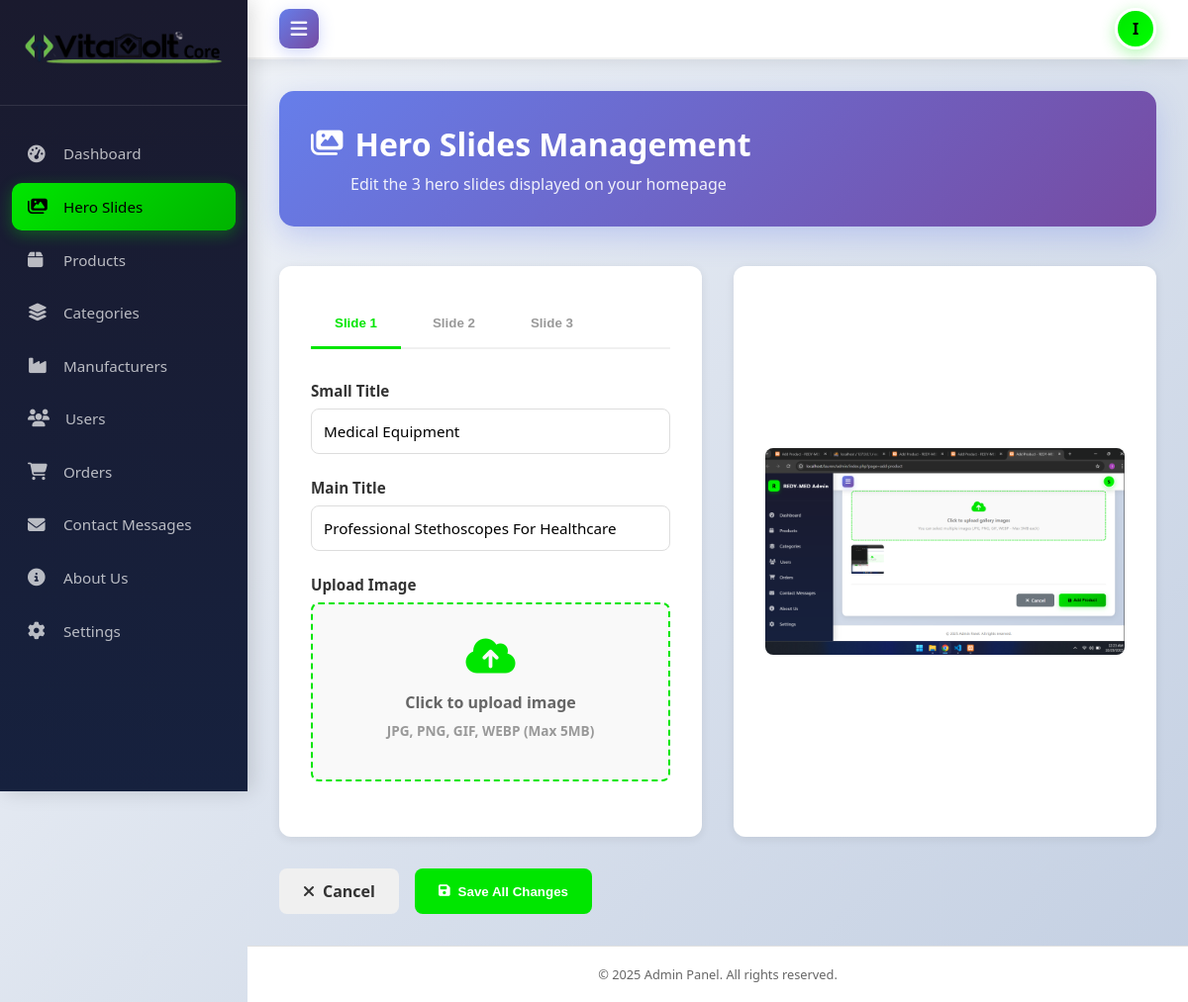
The page /admin/index.php?page=hero-slides (signed in) on the database its author committed.
### tables this page shows
CREATE TABLE `hero_slides` (
  `slide_id` int(11) NOT NULL,
  `slide_order` int(11) NOT NULL DEFAULT 1,
  `small_title` varchar(100) NOT NULL,
  `main_title` varchar(255) NOT NULL,
  `image_path` varchar(500) NOT NULL,
  `is_active` tinyint(1) DEFAULT 1,
  `created_at` timestamp NOT NULL DEFAULT current_timestamp(),
  `updated_at` timestamp NOT NULL DEFAULT current_timestamp() ON UPDATE current_timestamp()
);

### admin/pages/hero-slides.php (the view, shortened to what this page needs)
<?php
$slides_sql = "SELECT * FROM hero_slides WHERE is_active = 1 ORDER BY slide_order ASC LIMIT 3";
$slides_result = $conn->query($slides_sql);
$slides = [];
while ($row = $slides_result->fetch_assoc()) {
    $slides[] = $row;
}
?>
<!DOCTYPE html>
<html lang="en">
<head>
    <link rel="stylesheet" href="https://cdnjs.cloudflare.com/ajax/libs/font-awesome/6.4.0/css/all.min.css">
    <link rel="stylesheet" href="css/index.css">
    <link rel="stylesheet" href="css/sidebar.css">
</head>
<body>
    <?php include 'include/sidebar.php'; ?>
    <main class="main-content" id="mainContent">
        <div class="content-header">
            <h1><i class="fas fa-images"></i> Hero Slides Management</h1>
            <p>Edit the 3 hero slides displayed on your homepage</p>
        </div>
<form method="POST" enctype="multipart/form-data">
    <div class="hero-slides-wrapper">
        <div class="slides-editor">
            <div class="slides-tabs">
                <?php foreach ($slides as $index => $slide): ?>
                    <button type="button" class="slide-tab <?php echo $index === 0 ? 'active' : ''; ?>" onclick="switchSlide(<?php echo $index; ?>)">
                        Slide <?php echo $index + 1; ?>
                    </button>
                <?php endforeach; ?>
            </div>
            <?php foreach ($slides as $index => $slide): ?>
                <div class="slide-content <?php echo $index === 0 ? 'active' : ''; ?>" id="slide-<?php echo $index; ?>">
                    <div class="form-group">
                        <label for="slide_<?php echo $index; ?>_small_title">Small Title</label>
                        <input
                            type="text"
                            id="slide_<?php echo $index; ?>_small_title"
                            name="slide_<?php echo $index + 1; ?>_small_title"
                            value="<?php echo htmlspecialchars($slide['small_title']); ?>"
                            placeholder="e.g., Medical Equipment"
                            onchange="updatePreview(<?php echo $index; ?>)"
                        >
                    </div>
                    <div class="form-group">
                        <label for="slide_<?php echo $index; ?>_main_title">Main Title</label>
                        <input
                            type="text"
                            id="slide_<?php echo $index; ?>_main_title"
                            name="slide_<?php echo $index + 1; ?>_main_title"
                            value="<?php echo htmlspecialchars($slide['main_title']); ?>"
                            placeholder="e.g., Professional Stethoscopes For Healthcare"
                            onchange="updatePreview(<?php echo $index; ?>)"
                        >
                    </div>
                    <div class="form-group">
                        <label for="slide_<?php echo $index; ?>_image">Upload Image</label>
                        <div class="file-upload-area" onclick="document.getElementById('slide_<?php echo $index; ?>_image').click()">
                            <i class="fas fa-cloud-upload-alt"></i>
                            <p>Click to upload image</p>
                            <p class="help-text">JPG, PNG, GIF, WEBP (Max 5MB)</p>
                        </div>
                    </div>
                </div>
            <?php endforeach; ?>
        </div>
        <div class="preview-section">
            <div id="preview-container">
            </div>
        </div>
    </div>
    <div class="form-actions">
        <a href="index.php?page=products" class="btn btn-secondary">
            <i class="fas fa-times"></i> Cancel
        </a>
        <button type="submit" class="btn btn-primary">
            <i class="fas fa-save"></i> Save All Changes
        </button>
    </div>
</form>
    </main>
    <?php include 'include/footer.php'; ?>
</body>
</html>

### admin/css/index.css (style rules this page uses)
* { margin: 0; padding: 0; box-sizing: border-box; }
body { font-family: 'Segoe UI', Tahoma, Geneva, Verdana, sans-serif; background: linear-gradient(135deg, #f5f7fa 0%, #c3cfe2 100%); min-height: 100vh; }
.main-content { margin-left: 250px; margin-top: 60px; padding: 2rem; min-height: calc(100vh - 60px); transition: margin-left 0.3s ease; background: transparent; }
.content-header { margin-bottom: 2.5rem; background: linear-gradient(135deg, #667eea 0%, #764ba2 100%); padding: 2rem; border-radius: 15px; box-shadow: 0 10px 30px rgba(102, 126, 234, 0.3); color: white; }
.content-header h1 { color: #ffffff; font-size: 2rem; margin-bottom: 0.5rem; font-weight: 700; display: flex; align-items: center; gap: 0.75rem; }
.content-header h1 i { font-size: 1.8rem; }
.content-header p { color: rgba(255, 255, 255, 0.9); font-size: 1rem; margin-left: 2.5rem; }

### admin/css/sidebar.css (style rules this page uses)
* { margin: 0; padding: 0; box-sizing: border-box; }
body { font-family: 'Segoe UI', Tahoma, Geneva, Verdana, sans-serif; background: linear-gradient(135deg, #f5f7fa 0%, #c3cfe2 100%); overflow-x: hidden; }

### admin/pages/hero-slides.php (style rules this page uses)
.hero-slides-wrapper { display: grid; grid-template-columns: 1fr 1fr; gap: 2rem; margin-top: 2rem; }
.slides-editor { background: white; border-radius: 12px; padding: 2rem; box-shadow: 0 2px 10px rgba(0, 0, 0, 0.08); }
.slides-tabs { display: flex; gap: 0.5rem; margin-bottom: 2rem; border-bottom: 2px solid #f0f0f0; }
.slide-tab { padding: 1rem 1.5rem; background: none; border: none; cursor: pointer; font-weight: 600; color: #999; border-bottom: 3px solid transparent; transition: all 0.3s ease; position: relative; bottom: -2px; }
.slide-tab.active { color: #00e600; border-bottom-color: #00e600; }
.slide-content { display: none; }
.slide-content.active { display: block; animation: fadeIn 0.3s ease; }
.form-group { margin-bottom: 1.5rem; }
.form-group label { display: block; margin-bottom: 0.5rem; font-weight: 600; color: #333; font-size: 0.95rem; }
.form-group input, .form-group textarea { width: 100%; padding: 0.75rem; border: 1px solid #ddd; border-radius: 8px; font-family: inherit; font-size: 0.95rem; transition: all 0.3s ease; }
.file-upload-area { border: 2px dashed #00e600; border-radius: 8px; padding: 2rem; text-align: center; cursor: pointer; transition: all 0.3s ease; background: #f9f9f9; }
.file-upload-area i { font-size: 2.5rem; color: #00e600; margin-bottom: 1rem; display: block; }
.file-upload-area p { margin: 0.5rem 0; color: #666; font-weight: 600; }
.file-upload-area .help-text { font-size: 0.85rem; color: #999; }
.preview-section { background: white; border-radius: 12px; padding: 2rem; box-shadow: 0 2px 10px rgba(0, 0, 0, 0.08); display: flex; flex-direction: column; align-items: center; justify-content: center; min-height: 500px; }
.form-actions { display: flex; gap: 1rem; margin-top: 2rem; }
.btn { padding: 0.75rem 1.5rem; border: none; border-radius: 8px; font-weight: 600; cursor: pointer; transition: all 0.3s ease; display: inline-flex; align-items: center; gap: 0.5rem; text-decoration: none; }
.btn-primary { background: #00e600; color: white; }
.btn-secondary { background: #f0f0f0; color: #333; }

### rows shown on the page
hero_slides: small_title "Medical Equipment", main_title "Professional Stethoscopes For Healthcare"

### other values the page prints
substr($_SESSION['first_name'], 0, 1) "I"
